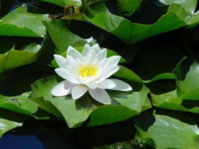
#> input picture Assignment1/visual_attention_ds.png, 199 x 149 px
$ python task2.py
#> lines starting #> are read from the running program, lines starting #| are printed output that depends on the picture
import numpy as np
from skimage import io, color
from skimage.transform import integral_image
from skimage.util import img_as_float
import matplotlib.pyplot as plt

image = io.imread('visual_attention_ds.png')
#> image is the input picture: shape (149, 199, 4); mean R, G, B, A 56.1, 80.7, 42, 255
gray_image = color.rgb2gray(color.rgba2rgb(image))
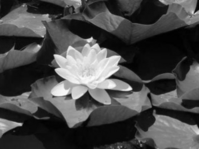
#> gray_image: shape (149, 199) float64; min 0.000848, max 0.987, mean 0.285
gray_image = img_as_float(gray_image)

# Compute the integral image
integral_img = integral_image(gray_image)
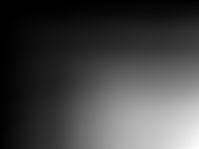
#> integral_img: shape (149, 199) float64; min 0.107, max 8455.8, mean 2264.5; drawn with min black and max white

def compute_contrast_map(center_size, surround_size):

    # Initialize the contrast array
#> called with center_size = 11, surround_size = 21
    contrast = np.zeros_like(gray_image)

    # Compute half sizes
    half_center = center_size // 2
    half_surround = surround_size // 2

    # Calculate contrast values for each valid pixel
    for i in range(half_surround, gray_image.shape[0] - half_surround):
        for j in range(half_surround, gray_image.shape[1] - half_surround):

            # Define center coordinates
            top_left_center = (i - half_center, j - half_center)
            bottom_right_center = (i + half_center, j + half_center)

            # Define surround window coordinates
            top_left_surround = (i - half_surround, j - half_surround)
            bottom_right_surround = (i + half_surround, j + half_surround)

            # Check if coordinates are within image bounds
            if (bottom_right_center[0] + 1 < integral_img.shape[0] and
                bottom_right_center[1] + 1 < integral_img.shape[1] and
                bottom_right_surround[0] + 1 < integral_img.shape[0] and
                bottom_right_surround[1] + 1 < integral_img.shape[1]):

                # Calculate center sum
                c = (
                    integral_img[bottom_right_center[0] + 1, bottom_right_center[1] + 1]
                    - integral_img[top_left_center[0], bottom_right_center[1] + 1]
                    - integral_img[bottom_right_center[0] + 1, top_left_center[1]]
                    + integral_img[top_left_center[0], top_left_center[1]]
                )

                # Calculate surround sum
                s = (
                    integral_img[bottom_right_surround[0] + 1, bottom_right_surround[1] + 1]
                    - integral_img[top_left_surround[0], bottom_right_surround[1] + 1]
                    - integral_img[bottom_right_surround[0] + 1, top_left_surround[1]]
                    + integral_img[top_left_surround[0], top_left_surround[1]]
                )

                # Contrast value = s - c
                contrast[i, j] = s - c
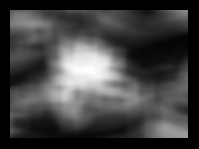
#> contrast: shape (149, 199) float64; min 0, max 286.2, mean 74; drawn with min black and max white

    # Crop to remove invalid border pixels
    contrast = contrast[half_surround:-half_surround, half_surround:-half_surround]
#> contrast: shape (129, 179) float64

    # Display the contrast image
    plt.imshow(contrast, cmap='gray')
    plt.title(f"Contrast Map with {center_size}x{center_size} Center Size and {surround_size}x{surround_size} Surround Size")
    plt.axis('off')
    plt.show()


# 11x11 center and 21x21 surround size
compute_contrast_map(center_size=11, surround_size=21)

# 3x3 center and 7x7 surround size
# The contrast map with smaller center and surround size shows finer details and highlights local variations in the image, resulting in a more textured contrast representation.
compute_contrast_map(center_size=3, surround_size=7)
#> call 2 of compute_contrast_map, with center_size = 3, surround_size = 7
#> after the loop in compute_contrast_map (call 2), `for i in range(half_surround, gray_image.shape[0] - half_surround):`:
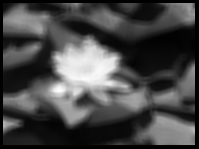
#> contrast: shape (149, 199) float64; min 0, max 37.87, mean 10.6; drawn with min black and max white
#> in compute_contrast_map (call 2), `contrast = contrast[half_surround:-half_surround, half_surround:-half_..`:
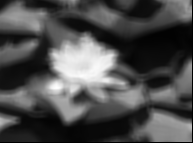
#> contrast: shape (143, 193) float64; min 0, max 37.87, mean 11.4; drawn with min black and max white

# 31x31 center and 51x51 surround size
# The contrast map with larger center and surround size smoothes out local variations, resulting in a more blurred contrast representation.
compute_contrast_map(center_size=31, surround_size=51)
#> call 3 of compute_contrast_map, with center_size = 31, surround_size = 51
#> after the loop in compute_contrast_map (call 3), `for i in range(half_surround, gray_image.shape[0] - half_surround):`:
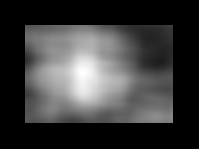
#> contrast: shape (149, 199) float64; min 0, max 1156.2, mean 272.7; drawn with min black and max white
#> in compute_contrast_map (call 3), `contrast = contrast[half_surround:-half_surround, half_surround:-half_..`:
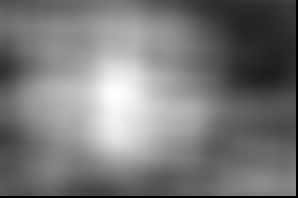
#> contrast: shape (99, 149) float64 (shown 2 times larger); min 0, max 1156.2, mean 548.2; drawn with min black and max white
